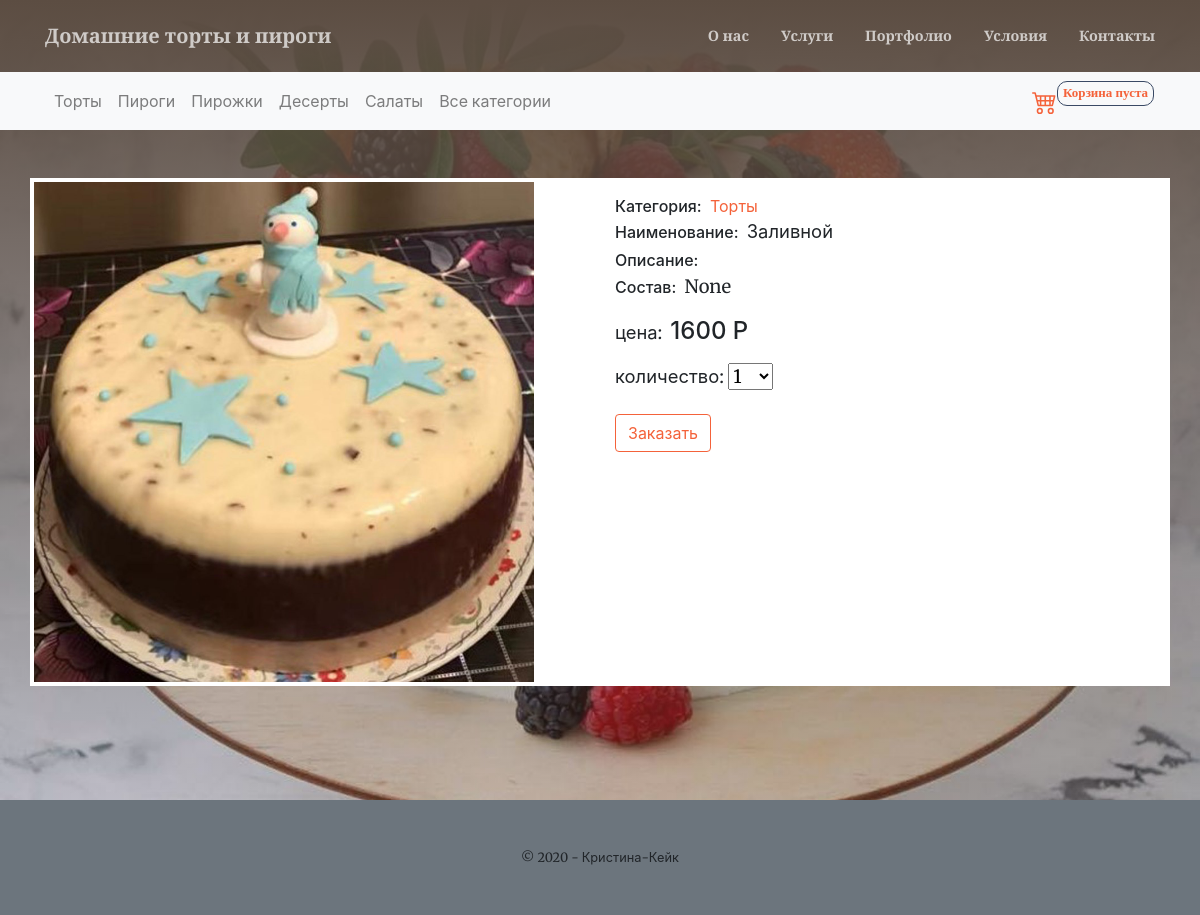
Screenshot of /1/zalivnoj/ with the database file from the repository.
### shop/models.py (models this page shows, shortened)
class Category(models.Model):
    name = models.CharField(max_length=200, db_index=True)
    slug = models.SlugField(max_length=200, db_index=True, unique=True)
    image = models.ImageField(upload_to='category/%Y/%m/%d', blank=True)
    image_icon = models.ImageField(upload_to='category_icon/%Y/%m/%d', blank=True)
    slogan = models.TextField(blank=True)
    description = models.TextField(blank=True)
    available = models.BooleanField(default=True)
    class Meta:
        ordering = ('name',)
        verbose_name = 'Категория'
        verbose_name_plural = 'Категории'
    def __str__(self):
        return self.name
    def get_absolute_url(self):
        return reverse('product_list_by_category', args=[self.slug])

class Product(models.Model):
    category = models.ForeignKey(Category, related_name='products', on_delete=models.CASCADE)
    name = models.CharField(max_length=200, db_index=True)
    slug = models.SlugField(max_length=200, db_index=True)
    image = models.ImageField(upload_to='products/%Y/%m/%d', blank=True)
    composition = models.CharField(max_length=200, db_index=True, blank=True, null=True)
    description = models.TextField(blank=True)
    price = models.DecimalField(max_digits=10, decimal_places=2)
    stock = models.PositiveIntegerField(default=0, blank=True, null=True)
    available = models.BooleanField(default=True)
    portfolio = models.BooleanField(default=False)
    created = models.DateTimeField(auto_now_add=True)
    updated = models.DateTimeField(auto_now=True)
    class Meta:
        ordering = ('name',)
        index_together = (('id', 'slug'),)
        verbose_name = 'Продукт'
        verbose_name_plural = 'Продукты'

### shop/views.py (the view)
# urls.py: re_path(r'(?P<id>\d+)/(?P<slug>[-\w]+)/$', product_detail, name='product_detail'),
def product_detail(request, id, slug):
    product = get_object_or_404(Product,
                                id=id,
                                slug=slug
                                )
    cart_product_form = CartAddProductForm()
    context = {
        'product': product,
        'cart_product_form': cart_product_form
    }
    return render(request, 'shop/product_detail.html', context)

### cart/forms.py
class CartAddProductForm(forms.Form):
    quantity = forms.TypedChoiceField(label="количество", choices=PRODUCT_QUANTITY_CHOICES, coerce=int)
    update = forms.BooleanField(required=False, initial=False, widget=forms.HiddenInput)

### cart/cart.py (called while the page is built)
    def __len__(self):
        return sum(item['quantity'] for item in self.cart.values())

### cart/context_processors.py (called while the page is built)
def get_cart(request):
    return {'cart': Cart(request)}

### shop/context_processors.py (called while the page is built)
def get_category(request):
    categories = Category.objects.all().order_by()
    return locals()

### shop/templates/shop/product_detail.html (shortened to what this page needs)
{% extends 'base.html' %}
{% load static %}
{% block mastehead %}
<div class="container">
<div class="row mt-5">
<div class="col col-lg-6 bg-white p-1">
    <img src="{% if product.image %}{{ product.image.url }}{% else %}{% static 'assets/img/portfolio/fullsize/no_image.png' %}{% endif %}" style="width: 500px;" alt="">
</div>
<div class="col col-lg-6 bg-white">
    <div class="mt-3">
        <span class="h6 mr-1">Категория: </span><a class="text-decoration-none" href="{{ product.category.get_absolute_url }}">{{ product.category }}</a>
        <p class="m-0"><span class="h6 mr-1">Наименование: </span> {{ product.name }}</p>
        <p class="m-0"><span class="h6 mr-1">Описание: </span> {{ product.description }}</p>
        <p class="m-0"><span class="h6 mr-1">Состав: </span> {{ product.composition }}</p>
        <div class="mt-3">
            <p  class="mr-2">цена:<span class="h4 ml-2">{{ product.price|floatformat:0 }} Р</span></p>
        </div>
    </div>
<form action="{% url "cart_add" product.id %}" method="post" >
    {{ cart_product_form.as_p }}
    <input class="btn btn-outline-primary mb-5" type="submit" value="Заказать">
</form>
</div>
</div>
</div>
{% endblock mastehead %}

### templates/base.html (shortened to what this page needs)
{% load static %}
<!DOCTYPE html>
<html lang="en">
    <head>
        <link href="{% static 'css/magnific-popup.min.css'%}" rel="stylesheet" />
        <link href="{% static 'css/styles.css' %}" rel="stylesheet" />
    </head>
    <body id="page-top">
        <nav class="navbar navbar-expand-lg navbar-light fixed-top py-3"  id="mainNav">
            <div class="container">
                <a class="navbar-brand js-scroll-trigger" href="{% url 'home' %}">Домашние торты и пироги </a>
                <div class="collapse navbar-collapse" id="navbarResponsive">
                    <ul class="navbar-nav ml-auto my-2 my-lg-0">
                        <li class="nav-item"><a class="nav-link js-scroll-trigger" href="{% url 'home' %}#about">О нас</a></li>
                        <li class="nav-item"><a class="nav-link js-scroll-trigger" href="{% url 'home' %}#services">Услуги</a></li>
                        <li class="nav-item"><a class="nav-link js-scroll-trigger" href="{% url 'home' %}#portfolio1">Портфолио</a></li>
                        <li class="nav-item"><a class="nav-link js-scroll-trigger" href="{% url 'home' %}#delivery">Условия</a></li>
                        <li class="nav-item"><a class="nav-link js-scroll-trigger" href="{% url 'home' %}#contact">Контакты</a></li>
                    </ul>
                </div>
            </div>
        </nav>
        <header class="masthead">
        <nav class="navbar navbar-expand-lg navbar-light bg-light">
  <div class="container-fluid">
    <div class="container" >
      <div class="navbar-nav">
          {% for c in categories %}
        <a class="nav-link" href="{{ c.get_absolute_url }}">{{ c.name }}</a>
          {% endfor %}
      <a class="nav-link" href="{% url 'category_list' %}">Все категории</a>
      </div>
    <div class="col pr-0 text-right">
      <a class="nav-link pr-0" href="{% url 'cart_detail' %}">
      </a>
      </div>
    <p class="" style="display: block; padding: 0 5px 0 5px ;text-align: center;	color:#fff;	 width: auto; height: 25px;	border: 1px solid #3a4a65;	border-radius: 10px;
	font-size: 14px; font-weight:bold;">
     <span id="total_products_qty">
     {% with total_items=cart|length %}
        {% if cart|length > 0 %}
            <a href="{% url "cart_detail" %}" class="text-decoration-none link-light">
                <span  style="font-size: 13px; font-family: 'Bitstream Vera Sans Mono';">тов. ({{ total_items }}), {{ cart.get_total_price }} р</span>
            </a>
        {% else %}
            <span class="text-primary" style="font-size: 13px; font-family: 'Bitstream Vera Sans Mono';">Корзина пуста</span>
        {% endif %}
    {% endwith %}
    </span>
    </p>
    </div>
  </div>
</nav>
{% block mastehead %}
{% endblock mastehead %}
   </header>
        <footer class="bg-secondary py-5">
            <div class="container"><div class="small text-center">© 2020 - Кристина-Кейк</div></div>
        </footer>
    </body>
</html>

### rows the page displays
Category: name "Торты"
Category: name "Пироги"
Category: name "Пирожки"
Category: name "Десерты"
Category: name "Салаты"
Product: image (picture), category "Торты", name "Заливной", composition "None", price "1600"
